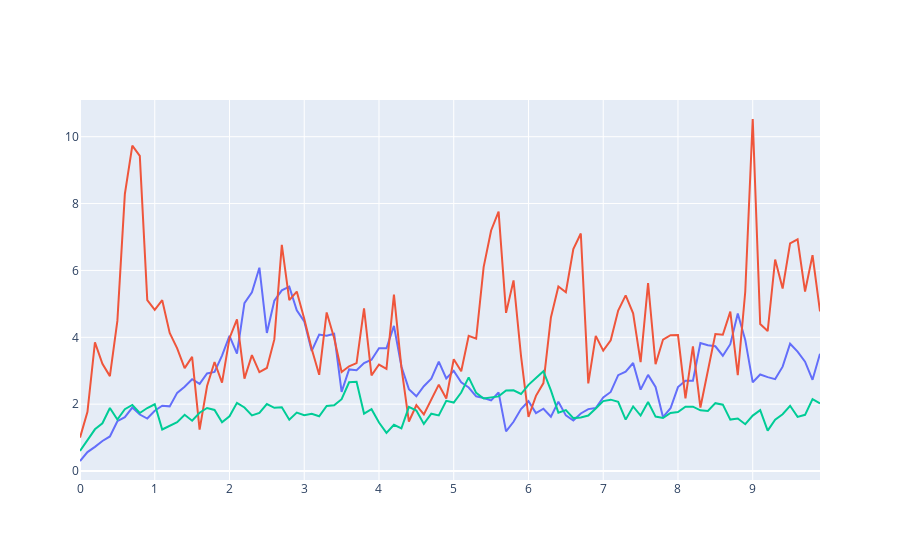

The notebook cell this image was saved under:
### Markdown cell above
Other interpretations of the noise are less immediately compatible with our formalism as it is currently written, e.g., [Stratonovich](https://en.wikipedia.org/wiki/Stratonovich_integral) or others within the $\alpha$-family, but it seems less necessary to complicate the details of this section further, so we'll just cover these extensions at the software implementation level. Note also that we may also allow for correlations between the noises in different dimensions. 

For **Geometric Brownian motion noise**, we simply have

$$
\begin{align}
& X^i_{t+\delta t} = F^i_{t+\delta t}(X', t) + \textcolor{red}{X^i_{t}(W^i_{t+\delta t}-W^i_{t})}.
\end{align}
$$

### Code cell
plot_x_time_series(
    10.0,
    0.1,
    np.zeros((2, 3)), 
    np.zeros((2, 3)), 
    lambda X_prime, t, delta_t: (
        X_prime[0] - delta_t * np.asarray([1.0, 2.0, 3.0]) * (
            X_prime[0] - np.asarray([3.0, 5.0, 2.0])
        )
    ), 
    lambda X_prime, S_prime, t, delta_t, other: (
        np.sqrt(delta_t) * X_prime[0] * np.random.normal(
            np.zeros(3), 
            np.asarray([0.5, 1.0, 0.5]), 
            size=3,
        )
    ), 
    "images/gbm_noise.html",
    [
        "GBM with drift (1.0, 3.0, 0.5)",
        "GBM with drift (2.0, 5.0, 1.0)",
        "GBM with drift (3.0, 2.0, 0.5)",
    ]
)
